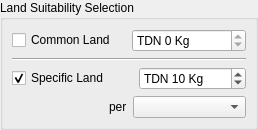
    <widget class="QGroupBox" name="groupBox_3" >
     <property name="whatsThis" >
      <string>&lt;html>&lt;head>&lt;meta name="qrichtext" content="1" />&lt;style type="text/css">
p, li { white-space: pre-wrap; }
&lt;/style>&lt;/head>&lt;body style=" font-family:'Sans Serif'; font-size:9pt; font-weight:400; font-style:normal; text-decoration:none;">
&lt;p style=" margin-top:0px; margin-bottom:0px; margin-left:0px; margin-right:0px; -qt-block-indent:0; text-indent:0px;">In order for LandUse Analyst to create landuse maps, you must first create land suitability files to tell it what land is suitable for use by the crops and the animals. These files can be produced manually or automatically, but at the moment both must be done with external tools like QGis or GRASS. Future versions of Landuse Analyst will have the required features of these programs incorporated into it, but for now this step must be done externally. &lt;/p>&lt;/body>&lt;/html></string>
     </property>
     <property name="title" >
      <string>Land Suitability Selection</string>
     </property>
     <layout class="QGridLayout" >
      <property name="margin" >
       <number>9</number>
      </property>
      <property name="spacing" >
       <number>6</number>
      </property>
      <item row="3" column="0" >
       <spacer>
        <property name="orientation" >
         <enum>Qt::Horizontal</enum>
        </property>
        <property name="sizeHint" >
         <size>
          <width>91</width>
          <height>20</height>
         </size>
        </property>
       </spacer>
      </item>
      <item row="3" column="1" >
       <widget class="QLabel" name="label_5" >
        <property name="text" >
         <string>per</string>
        </property>
       </widget>
      </item>
      <item row="3" column="2" colspan="2" >
       <widget class="QComboBox" name="comboBoxAreaUnits" >
        <property name="sizePolicy" >
         <sizepolicy>
          <hsizetype>5</hsizetype>
          <vsizetype>5</vsizetype>
          <horstretch>0</horstretch>
          <verstretch>0</verstretch>
         </sizepolicy>
        </property>
        <property name="cursor" >
         <cursor>13</cursor>
        </property>
        <property name="toolTip" >
         <string>&lt;html>&lt;head>&lt;meta name="qrichtext" content="1" />&lt;style type="text/css">
p, li { white-space: pre-wrap; }
&lt;/style>&lt;/head>&lt;body style=" font-family:'Sans Serif'; font-size:9pt; font-weight:400; font-style:normal; text-decoration:none;">
&lt;p style=" margin-top:0px; margin-bottom:0px; margin-left:0px; margin-right:0px; -qt-block-indent:0; text-indent:0px;">1 dunum = 1000 square meters&lt;/p>
&lt;p style=" margin-top:0px; margin-bottom:0px; margin-left:0px; margin-right:0px; -qt-block-indent:0; text-indent:0px;">1 hectare = 10,000 square meters&lt;/p>&lt;/body>&lt;/html></string>
        </property>
        <property name="whatsThis" >
         <string>&lt;html>&lt;head>&lt;meta name="qrichtext" content="1" />&lt;style type="text/css">
p, li { white-space: pre-wrap; }
&lt;/style>&lt;/head>&lt;body style=" font-family:'Sans Serif'; font-size:9pt; font-weight:400; font-style:normal; text-decoration:none;">
&lt;p style=" margin-top:0px; margin-bottom:0px; margin-left:0px; margin-right:0px; -qt-block-indent:0; text-indent:0px;">Select either Dunums or Hectares. This option is merely for convenience, to accomodate data that is available based on the two different units. (Basically I just got sick of having to convert between the two all the time! :P)&lt;/p>&lt;/body>&lt;/html></string>
        </property>
       </widget>
      </item>
      <item row="2" column="3" >
       <widget class="QSpinBox" name="sbSpecificRasterTDN" >
        <property name="toolTip" >
         <string>&lt;html>&lt;head>&lt;meta name="qrichtext" content="1" />&lt;style type="text/css">
p, li { white-space: pre-wrap; }
&lt;/style>&lt;/head>&lt;body style=" font-family:'Sans Serif'; font-size:9pt; font-weight:400; font-style:normal; text-decoration:none;">
&lt;p style=" margin-top:0px; margin-bottom:0px; margin-left:0px; margin-right:0px; -qt-block-indent:0; text-indent:0px;">TDN (Total Digestive Nutrients) available&lt;/p>&lt;/body>&lt;/html></string>
        </property>
        <property name="whatsThis" >
         <string>&lt;html>&lt;head>&lt;meta name="qrichtext" content="1" />&lt;style type="text/css">
p, li { white-space: pre-wrap; }
&lt;/style>&lt;/head>&lt;body style=" font-family:'Sans Serif'; font-size:9pt; font-weight:400; font-style:normal; text-decoration:none;">
&lt;p style=" margin-top:0px; margin-bottom:0px; margin-left:0px; margin-right:0px; -qt-block-indent:0; text-indent:0px;">Note that this setting is the number of KCalories per land area unit available for grazing animals &lt;span style=" font-weight:600;">per year&lt;/span>.  This value applies to only the land selected in the unique raster mask file created for this animal.&lt;/p>&lt;/body>&lt;/html></string>
        </property>
        <property name="suffix" >
         <string> Kg</string>
        </property>
        <property name="prefix" >
         <string>TDN </string>
        </property>
        <property name="maximum" >
         <number>50000</number>
        </property>
        <property name="minimum" >
         <number>1</number>
        </property>
        <property name="singleStep" >
         <number>1</number>
        </property>
        <property name="value" >
         <number>10</number>
        </property>
       </widget>
      </item>
      <item row="2" column="0" colspan="3" >
       <widget class="QCheckBox" name="checkBoxSpecificRaster" >
        <property name="toolTip" >
         <string>&lt;html>&lt;head>&lt;meta name="qrichtext" content="1" />&lt;style type="text/css">
p, li { white-space: pre-wrap; }
&lt;/style>&lt;/head>&lt;body style=" font-family:'Sans Serif'; font-size:9pt; font-weight:400; font-style:normal; text-decoration:none;">
&lt;p style=" margin-top:0px; margin-bottom:0px; margin-left:0px; margin-right:0px; -qt-block-indent:0; text-indent:0px;">binary raster named: animalName.mask  where animalName is the name of the animal you are setting these parameters for.&lt;/p>&lt;/body>&lt;/html></string>
        </property>
        <property name="whatsThis" >
         <string>&lt;html>&lt;head>&lt;meta name="qrichtext" content="1" />&lt;style type="text/css">
p, li { white-space: pre-wrap; }
&lt;/style>&lt;/head>&lt;body style=" font-family:'Sans Serif'; font-size:9pt; font-weight:400; font-style:normal; text-decoration:none;">
&lt;p style=" margin-top:0px; margin-bottom:0px; margin-left:0px; margin-right:0px; -qt-block-indent:0; text-indent:0px;">Sometimes you may want to specify that land is suitable for grazing by only one type of animal. LandUse Analyst allows you to designate a land suitability mask as being unique to that animal. Note that you can specify an animal to use both common land and specific land at the same time. For more detailed information on this, see the help section on Animal Common Land.&lt;/p>&lt;/body>&lt;/html></string>
        </property>
        <property name="text" >
         <string>Specific Land</string>
        </property>
        <property name="checked" >
         <bool>true</bool>
        </property>
        <property name="tristate" >
         <bool>false</bool>
        </property>
       </widget>
      </item>
      <item row="0" column="0" colspan="4" >
       <layout class="QHBoxLayout" >
        <property name="margin" >
         <number>0</number>
        </property>
        <property name="spacing" >
         <number>6</number>
        </property>
        <item>
         <widget class="QCheckBox" name="checkBoxCommonRaster" >
          <property name="toolTip" >
           <string>&lt;html>&lt;head>&lt;meta name="qrichtext" content="1" />&lt;style type="text/css">
p, li { white-space: pre-wrap; }
&lt;/style>&lt;/head>&lt;body style=" font-family:'Sans Serif'; font-size:9pt; font-weight:400; font-style:normal; text-decoration:none;">
&lt;p style=" margin-top:0px; margin-bottom:0px; margin-left:0px; margin-right:0px; -qt-block-indent:0; text-indent:0px;">binary raster named common.grazing.mask which more than one animal can graze from&lt;/p>&lt;/body>&lt;/html></string>
          </property>
          <property name="text" >
           <string>Common Land</string>
          </property>
         </widget>
        </item>
        <item>
         <widget class="QSpinBox" name="sbCommonRasterTDN" >
          <property name="toolTip" >
           <string>&lt;html>&lt;head>&lt;meta name="qrichtext" content="1" />&lt;style type="text/css">
p, li { white-space: pre-wrap; }
&lt;/style>&lt;/head>&lt;body style=" font-family:'Sans Serif'; font-size:9pt; font-weight:400; font-style:normal; text-decoration:none;">
&lt;p style=" margin-top:0px; margin-bottom:0px; margin-left:0px; margin-right:0px; -qt-block-indent:0; text-indent:0px;">TDN loaded from main form&lt;/p>&lt;/body>&lt;/html></string>
          </property>
          <property name="whatsThis" >
           <string>&lt;html>&lt;head>&lt;meta name="qrichtext" content="1" />&lt;style type="text/css">
p, li { white-space: pre-wrap; }
&lt;/style>&lt;/head>&lt;body style=" font-family:'Sans Serif'; font-size:9pt; font-weight:400; font-style:normal; text-decoration:none;">
&lt;p style=" margin-top:0px; margin-bottom:0px; margin-left:0px; margin-right:0px; -qt-block-indent:0; text-indent:0px;">&lt;span style=" font-weight:600; color:#0000ff;">This value &lt;/span>&lt;span style=" font-weight:600; font-style:italic; text-decoration: underline; color:#0000ff;">MUST&lt;/span>&lt;span style=" font-weight:600; color:#0000ff;"> be the same for all animals grazing common land.&lt;/span>&lt;/p>
&lt;p style=" margin-top:0px; margin-bottom:0px; margin-left:0px; margin-right:0px; -qt-block-indent:0; text-indent:0px;">Sometimes land is suitable for grazing by more than one type of animal. LandUse Analyst allows you to designate one suitability mask as common grazing land. Note that you can specify an animal to use both common land and specific land at the same time. If this is the case, equal preference is given to all animals grazing the common land. This is not always ideal, as it may have been the case that some animals were given preference to the common land if the other suitable land was further away than the other animals using it.&lt;/p>
&lt;p style=" margin-top:12px; margin-bottom:12px; margin-left:0px; margin-right:0px; -qt-block-indent:0; text-indent:0px;">A workaround for this problem is that LandUse Analyst produces classified maps of the land being used, so if it is the case that you find one animal being forced to travel much further than others, you can simply change settings to balance this. This can be accomplished by removing the other animals one at a time from using the common grazing land. It may be the case, however, that there is no ideal solution, and that they simply had to travel the extra distance!&lt;/p>
&lt;p style=" margin-top:12px; margin-bottom:12px; margin-left:0px; margin-right:0px; -qt-block-indent:0; text-indent:0px;">Note that this setting is the number of KCalories per land area unit available for grazing animals &lt;span style=" font-weight:600;">per year&lt;/span>.  This value applies to all of the land selected in the common raster mask file.&lt;/p>&lt;/body>&lt;/html></string>
          </property>
          <property name="readOnly" >
           <bool>true</bool>
          </property>
          <property name="suffix" >
           <string> Kg</string>
          </property>
          <property name="prefix" >
           <string>TDN </string>
          </property>
          <property name="maximum" >
           <number>50000</number>
          </property>
          <property name="singleStep" >
           <number>1</number>
          </property>
          <property name="value" >
           <number>0</number>
          </property>
         </widget>
        </item>
       </layout>
      </item>
      <item row="1" column="0" colspan="4" >
       <widget class="Line" name="line" >
        <property name="orientation" >
         <enum>Qt::Horizontal</enum>
        </property>
       </widget>
      </item>
     </layout>
    </widget>
